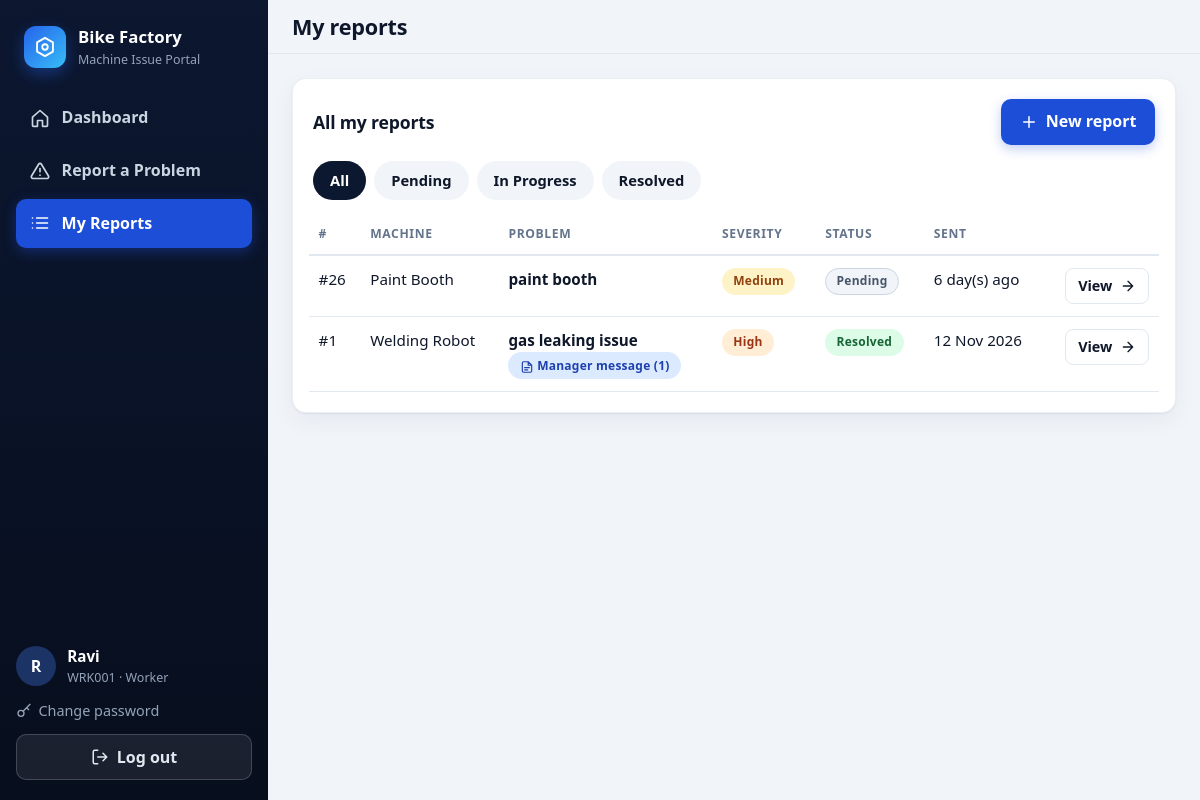
The app's page /worker/reports (signed in) with its own data.
### app/models.py (models this page shows, shortened)
class User(UserMixin, db.Model):
    __tablename__ = "users"
    id = db.Column(db.Integer, primary_key=True)
    employee_id = db.Column(db.String(30), unique=True, nullable=False, index=True)
    name = db.Column(db.String(80), nullable=False)
    role = db.Column(db.String(10), nullable=False, index=True)  # "manager" or "worker"
    password_hash = db.Column(db.String(255), nullable=False)
    active = db.Column("is_active", db.Boolean, nullable=False, default=True)
    failed_attempts = db.Column(db.Integer, nullable=False, default=0)
    locked_until = db.Column(db.DateTime)
    last_login = db.Column(db.DateTime)
    created_at = db.Column(db.DateTime, default=datetime.now)
    @property
    def is_active(self):  # used by Flask-Login
        return bool(self.active)

class Report(db.Model):
    __tablename__ = "reports"
    id = db.Column(db.Integer, primary_key=True)
    worker_id = db.Column(db.Integer, db.ForeignKey("users.id"), nullable=False, index=True)
    machine_id = db.Column(db.Integer, db.ForeignKey("machines.id"), nullable=False, index=True)
    title = db.Column(db.String(120), nullable=False)
    message = db.Column(db.Text, nullable=False)
    severity = db.Column(db.String(10), nullable=False, default="Medium")
    status = db.Column(db.String(15), nullable=False, default="Pending", index=True)
    photo_path = db.Column(db.String(80))
    match_status = db.Column(db.String(10), nullable=False, default="new", index=True)
    duplicate_of_id = db.Column(db.Integer, db.ForeignKey("reports.id"))
    similarity_score = db.Column(db.Float)
    manager_reviewed = db.Column(db.Boolean, nullable=False, default=False)
    seen_by_manager = db.Column(db.Boolean, nullable=False, default=False, index=True)
    issue_id = db.Column(db.Integer, db.ForeignKey("issues.id"), index=True)
    created_at = db.Column(db.DateTime, default=datetime.now, index=True)
    updated_at = db.Column(db.DateTime, default=datetime.now, onupdate=datetime.now)
    worker = db.relationship("User", backref=db.backref("reports", lazy="dynamic"))
    machine = db.relationship("Machine", backref="reports")
    duplicate_of = db.relationship("Report", remote_side=[id], foreign_keys=[duplicate_of_id])

class Machine(db.Model):
    __tablename__ = "machines"
    id = db.Column(db.Integer, primary_key=True)
    machine_code = db.Column(db.String(30), unique=True, nullable=False)
    name = db.Column(db.String(80), nullable=False)
    department = db.Column(db.String(60), nullable=False)

### app/worker.py (the view)
@bp.route("/reports")
def reports():
    status = request.args.get("status", "")
    query = Report.query.filter_by(worker_id=current_user.id)
    if status in STATUSES:
        query = query.filter_by(status=status)
    page = request.args.get("page", 1, type=int)
    pagination = query.order_by(Report.created_at.desc()).paginate(page=page, per_page=10, error_out=False)
    return render_template(
        "worker/reports.html", pagination=pagination, status=status,
        args={"status": status} if status in STATUSES else {},
    )

### app/models.py (called while the page is built)
@login_manager.user_loader
def load_user(user_id):
    user = db.session.get(User, int(user_id))
    return user if user and user.is_active else None

### app/worker.py (called while the page is built)
@bp.before_request
def guard():
    if not current_user.is_authenticated:
        return login_manager.unauthorized()
    if current_user.role != "worker":
        abort(403)

### app/templates/worker/reports.html (shortened to what this page needs)
{% extends 'base.html' %}
{% from '_macros.html' import icon, pager %}
{% block page_title %}My reports{% endblock %}
{% block content %}
<section class="card">
  <div class="card-head">
    <h2>All my reports</h2>
    <a class="btn btn-accent" href="{{ url_for('worker.new_report') }}">{{ icon('plus', 18) }} New report</a>
  </div>
  <div class="chips">
    <a class="chip {{ 'active' if not status }}" href="{{ url_for('worker.reports') }}">All</a>
    {% for s in STATUSES %}
    <a class="chip {{ 'active' if status == s }}" href="{{ url_for('worker.reports', status=s) }}">{{ s }}</a>
    {% endfor %}
  </div>
  {% with rows=pagination.items %}{% include 'worker/_report_table.html' %}{% endwith %}
</section>
{% endblock %}

### app/templates/base.html (shortened to what this page needs)
{% from '_macros.html' import icon %}<!doctype html>
<html lang="en">
<head>
  <link rel="stylesheet" href="{{ url_for('static', filename='css/style.css') }}">
</head>
<body class="{% block body_class %}{% endblock %}"
      data-role="{{ current_user.role if current_user.is_authenticated else '' }}"
      data-poll="{{ url_for('manager.notifications') if current_user.is_authenticated and current_user.role == 'manager' else '' }}">
{% if current_user.is_authenticated %}
{% set ep = request.endpoint or '' %}
<div class="app">
  <aside class="sidebar" id="sidebar">
    <a class="brand" href="{{ url_for('main.home') }}">
      <span class="logo">{{ icon('nut', 22) }}</span>
      <span class="brand-text"><strong>Bike Factory</strong><small>Machine Issue Portal</small></span>
    </a>
    <nav class="nav" aria-label="Main menu">
      {% if current_user.role == 'manager' %}
      <a class="{{ 'active' if ep == 'manager.dashboard' }}" href="{{ url_for('manager.dashboard') }}">{{ icon('home') }}<span>Dashboard</span></a>
      <a class="{{ 'active' if ep in ('manager.reports', 'manager.report_detail') }}" href="{{ url_for('manager.reports') }}">{{ icon('list') }}<span>All Reports</span>{% if unseen_count %}<em class="nav-badge" data-unseen>{{ unseen_count }}</em>{% else %}<em class="nav-badge hidden" data-unseen>0</em>{% endif %}</a>
      <a class="{{ 'active' if ep in ('manager.issues', 'manager.issue_detail') }}" href="{{ url_for('manager.issues') }}">{{ icon('layers') }}<span>Issues &amp; Notes</span></a>
      <a class="{{ 'active' if ep.startswith('manager.worker') }}" href="{{ url_for('manager.workers') }}">{{ icon('users') }}<span>Workers</span></a>
      {% else %}
      <a class="{{ 'active' if ep == 'worker.dashboard' }}" href="{{ url_for('worker.dashboard') }}">{{ icon('home') }}<span>Dashboard</span></a>
      <a class="{{ 'active' if ep == 'worker.new_report' }}" href="{{ url_for('worker.new_report') }}">{{ icon('alert') }}<span>Report a Problem</span></a>
      <a class="{{ 'active' if ep in ('worker.reports', 'worker.report_detail') }}" href="{{ url_for('worker.reports') }}">{{ icon('list') }}<span>My Reports</span></a>
      {% endif %}
    </nav>
    <div class="sidebar-foot">
      <div class="user-chip">
        <span class="avatar">{{ current_user.name[:1]|upper }}</span>
        <span><strong>{{ current_user.name }}</strong><small>{{ current_user.employee_id }} · {{ current_user.role|capitalize }}</small></span>
      </div>
      <a class="nav-link-small" href="{{ url_for('auth.change_password') }}">{{ icon('key', 16) }} Change password</a>
      <form method="post" action="{{ url_for('auth.logout') }}">
        <button class="btn btn-ghost-light btn-block" type="submit">{{ icon('logout', 18) }} Log out</button>
      </form>
    </div>
  </aside>
  <div class="main">
    <header class="topbar">
      <h1 class="page-title">{% block page_title %}{{ app_name }}{% endblock %}</h1>
    </header>
    <main class="content">
      {% block content %}{% endblock %}
    </main>
  </div>
</div>
{% endif %}
</body>
</html>

### app/templates/_macros.html (shortened to what this page needs)
{% macro sev(value) -%}
<span class="badge sev-{{ value|lower }}">{{ value }}</span>
{%- endmacro %}
{% macro status(value) -%}
<span class="badge st-{{ value|lower|replace(' ', '-') }}">{{ value }}</span>
{%- endmacro %}

### app/templates/worker/_report_table.html
{% from '_macros.html' import sev, status, icon %}
{% if rows %}
<div class="table-wrap">
  <table class="table stack">
    <thead>
      <tr><th>#</th><th>Machine</th><th>Problem</th><th>Severity</th><th>Status</th><th>Sent</th><th></th></tr>
    </thead>
    <tbody>
      {% for r in rows %}
      <tr>
        <td data-label="Report">#{{ r.id }}</td>
        <td data-label="Machine">{{ r.machine.name }}</td>
        <td data-label="Problem"><strong>{{ r.title }}</strong>{% if r.issue and r.issue.notes %}<br><a class="badge st-in-progress" href="{{ url_for('worker.report_detail', rid=r.id) }}#manager-messages">{{ icon('note', 14) }} Manager message ({{ r.issue.notes|length }})</a>{% endif %}</td>
        <td data-label="Severity">{{ sev(r.severity) }}</td>
        <td data-label="Status">{{ status(r.status) }}</td>
        <td data-label="Sent" class="nowrap" title="{{ r.created_at|dt }}">{{ r.created_at|ago }}</td>
        <td class="row-action"><a class="btn btn-ghost btn-sm" href="{{ url_for('worker.report_detail', rid=r.id) }}">View {{ icon('arrow', 16) }}</a></td>
      </tr>
      {% endfor %}
    </tbody>
  </table>
</div>
{% else %}
<div class="empty">
  {{ icon('note', 40) }}
  <p>No reports here yet.</p>
  <a class="btn btn-primary" href="{{ url_for('worker.new_report') }}">Report a machine problem</a>
</div>
{% endif %}

### records on screen
User: name "R", name "Ravi", employee_id "WRK001", role "Worker"
Report: id "26", machine.name "Paint Booth", title "paint booth", severity "Medium", status "Pending", created_at|ago "6 day(s) ago", {{ size }} 16 (drawn)
Report: id "1", machine.name "Welding Robot", title "gas leaking issue", {{ size }} 14 (drawn), issue.notes|length "1", severity "High", status "Resolved", created_at|ago "12 Nov 2026"

### other values on screen
{{ s }} "Pending" "In Progress" "Resolved"
